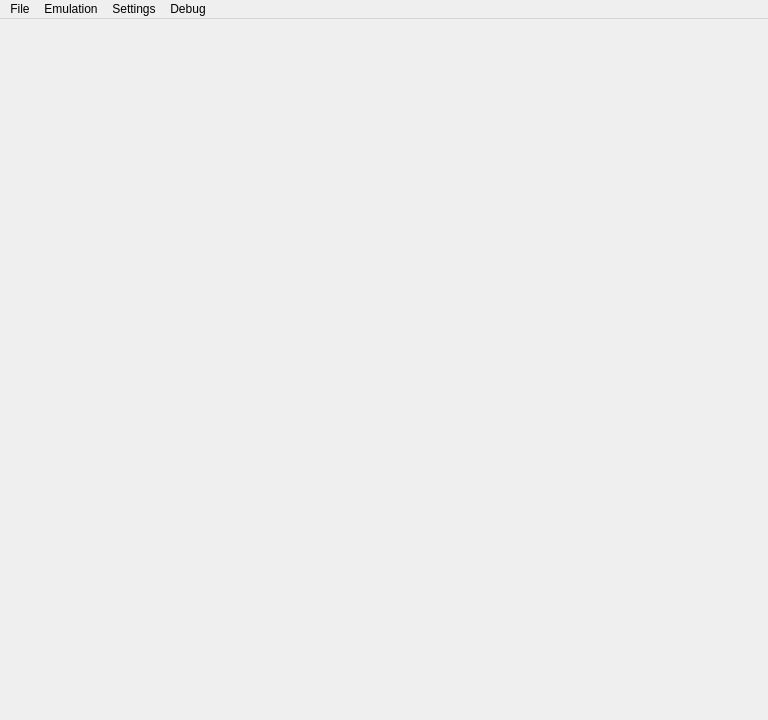
<?xml version="1.0" encoding="UTF-8"?>
<ui version="4.0">
 <class>MainWindow</class>
 <widget class="QMainWindow" name="MainWindow">
  <property name="geometry">
   <rect>
    <x>0</x>
    <y>0</y>
    <width>768</width>
    <height>720</height>
   </rect>
  </property>
  <property name="minimumSize">
   <size>
    <width>768</width>
    <height>720</height>
   </size>
  </property>
  <property name="windowTitle">
   <string>MainWindow</string>
  </property>
  <widget class="QWidget" name="centralwidget">
   <layout class="QVBoxLayout" name="verticalLayout">
    <property name="leftMargin">
     <number>0</number>
    </property>
    <property name="topMargin">
     <number>0</number>
    </property>
    <property name="rightMargin">
     <number>0</number>
    </property>
    <property name="bottomMargin">
     <number>0</number>
    </property>
    <property name="spacing">
     <number>0</number>
    </property>
    <item alignment="Qt::AlignCenter">
     <widget class="WFrame" name="frameView"/>
    </item>
   </layout>
  </widget>
  <widget class="QMenuBar" name="menubar">
   <property name="geometry">
    <rect>
     <x>0</x>
     <y>0</y>
     <width>800</width>
     <height>30</height>
    </rect>
   </property>
   <widget class="QMenu" name="menuFile">
    <property name="title">
     <string>File</string>
    </property>
    <addaction name="actionOpen_ROM"/>
    <addaction name="actionClose_Game"/>
    <addaction name="actionExit"/>
   </widget>
   <widget class="QMenu" name="menuEmulation">
    <property name="title">
     <string>Emulation</string>
    </property>
    <widget class="QMenu" name="menuRegion">
     <property name="title">
      <string>Region</string>
     </property>
     <addaction name="actionRegionNTSC"/>
     <addaction name="actionRegionPAL"/>
     <addaction name="actionRegionDendy"/>
    </widget>
    <widget class="QMenu" name="menuState">
     <property name="title">
      <string>State</string>
     </property>
     <addaction name="actionSave"/>
     <addaction name="actionLoad"/>
    </widget>
    <addaction name="menuRegion"/>
    <addaction name="menuState"/>
    <addaction name="actionPause"/>
    <addaction name="actionReset"/>
    <addaction name="actionReload_ROM"/>
   </widget>
   <addaction name="menuFile"/>
   <addaction name="menuEmulation"/>
   <addaction name="actionSettings"/>
   <addaction name="actionDebug"/>
  </widget>
  <action name="actionOpen_ROM">
   <property name="icon">
    <iconset theme="document-open"/>
   </property>
   <property name="text">
    <string>Open ROM</string>
   </property>
   <property name="shortcut">
    <string>Ctrl+O</string>
   </property>
  </action>
  <action name="actionClose_Game">
   <property name="icon">
    <iconset theme="list-remove"/>
   </property>
   <property name="text">
    <string>Close Game</string>
   </property>
   <property name="shortcut">
    <string>Ctrl+W</string>
   </property>
  </action>
  <action name="actionExit">
   <property name="icon">
    <iconset theme="application-exit"/>
   </property>
   <property name="text">
    <string>Exit</string>
   </property>
   <property name="shortcut">
    <string>Ctrl+Q</string>
   </property>
  </action>
  <action name="actionSettings">
   <property name="text">
    <string>Settings</string>
   </property>
  </action>
  <action name="actionSave">
   <property name="icon">
    <iconset theme="document-save"/>
   </property>
   <property name="text">
    <string>Save</string>
   </property>
  </action>
  <action name="actionLoad">
   <property name="icon">
    <iconset theme="document-open"/>
   </property>
   <property name="text">
    <string>Load</string>
   </property>
  </action>
  <action name="actionPause">
   <property name="checkable">
    <bool>true</bool>
   </property>
   <property name="icon">
    <iconset theme="media-playback-pause"/>
   </property>
   <property name="text">
    <string>Pause</string>
   </property>
   <property name="shortcut">
    <string>Ctrl+Space</string>
   </property>
  </action>
  <action name="actionReset">
   <property name="icon">
    <iconset theme="system-shutdown"/>
   </property>
   <property name="text">
    <string>Reset</string>
   </property>
  </action>
  <action name="actionReload_ROM">
   <property name="icon">
    <iconset theme="system-reboot"/>
   </property>
   <property name="text">
    <string>Reload ROM</string>
   </property>
  </action>
  <action name="actionDebug">
   <property name="text">
    <string>Debug</string>
   </property>
  </action>
  <actiongroup name="actionGroupRegion">
   <action name="actionRegionNTSC">
    <property name="checkable">
     <bool>true</bool>
    </property>
    <property name="checked">
     <bool>true</bool>
    </property>
    <property name="text">
     <string>NTSC</string>
    </property>
   </action>
   <action name="actionRegionPAL">
    <property name="checkable">
     <bool>true</bool>
    </property>
    <property name="text">
     <string>PAL</string>
    </property>
   </action>
   <action name="actionRegionDendy">
    <property name="checkable">
     <bool>true</bool>
    </property>
    <property name="text">
     <string>Dendy</string>
    </property>
   </action>
   <property name="exclusive" stdset="0">
    <bool>true</bool>
   </property>
  </actiongroup>
 </widget>
 <customwidgets>
  <customwidget>
   <class>WFrame</class>
   <extends>QFrame</extends>
   <header>gui/modules/frame.h</header>
  </customwidget>
 </customwidgets>
 <resources/>
 <connections/>
</ui>
